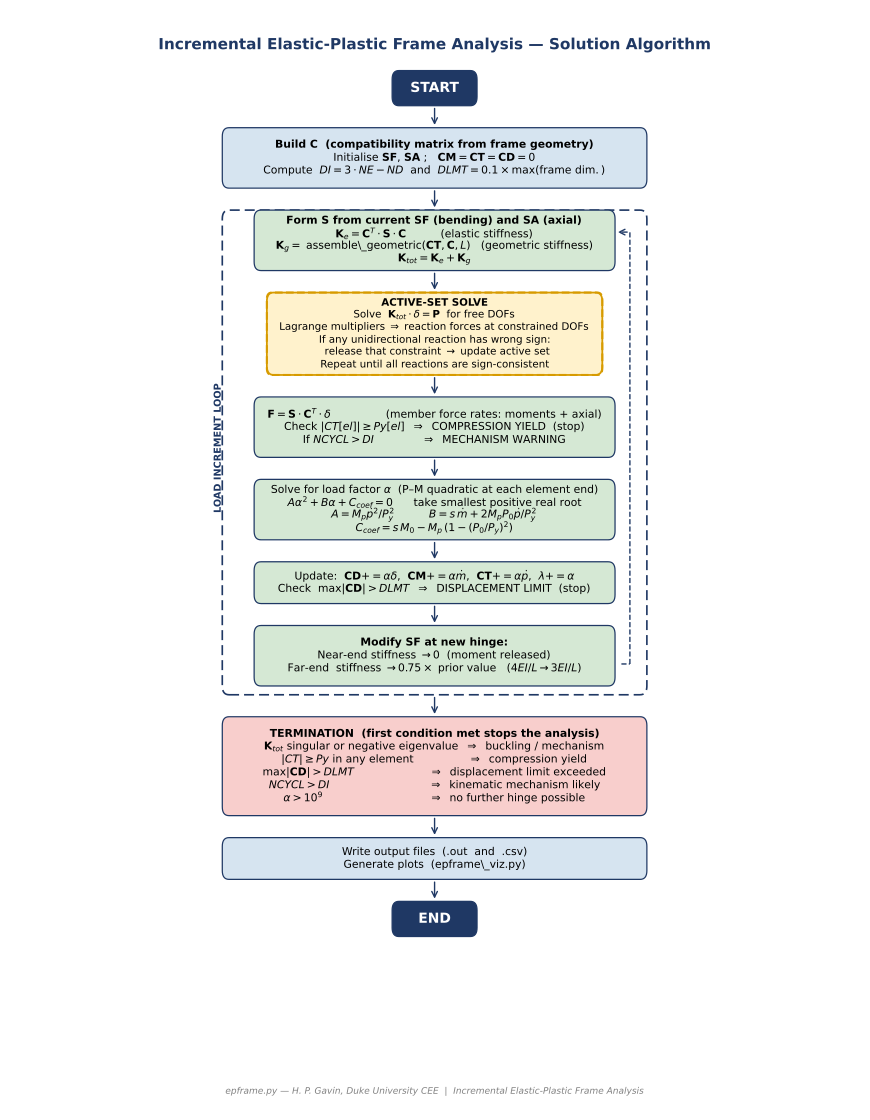

Here is the Python script that generated this plot:
#!/usr/bin/env python3
"""
epframe_flowchart.py
Two-page PDF:
  Page 1 — Solution flowchart
  Page 2 — Variable definitions table

Uses matplotlib mathtext ($...$) for all mathematical symbols —
no LaTeX installation required, no font encoding issues.

Layout constants are collected near the top of each page function
so they are easy to adjust.
"""

import matplotlib
matplotlib.use('Agg')
import matplotlib.pyplot as plt
import matplotlib.patches as mpatches
from matplotlib.patches import FancyBboxPatch, FancyArrowPatch
from matplotlib.backends.backend_pdf import PdfPages
import numpy as np

# ── shared colours ─────────────────────────────────────────────────────────────
C_INIT  = '#D6E4F0'   # light blue   – initialisation / output
C_LOOP  = '#D5E8D4'   # light green  – main loop boxes
C_SUB   = '#FFF2CC'   # yellow       – active-set sub-loop
C_TERM  = '#F8CECC'   # light red    – termination
C_HEAD  = '#1F3864'   # dark blue    – header / start / end / borders
C_WARN  = '#D79B00'   # amber        – sub-loop border
C_WHITE = 'white'
C_BLACK = 'black'

# ── helper: draw a box with wrapped centred text ──────────────────────────────
def box(ax, x, y, w, h, facecolor, lines, fontsize=8.0,
        bold_first=False, edgecolor=C_HEAD, lw=0.9, radius=0.008, zorder=3):
    """
    Draw a rounded rectangle at (x, y) with width w, height h (all in axes
    fraction units), containing multi-line centred text.
    (x, y) is the BOTTOM-LEFT corner.
    """
    patch = FancyBboxPatch((x, y), w, h,
                           boxstyle=f"round,pad=0,rounding_size={radius}",
                           facecolor=facecolor, edgecolor=edgecolor,
                           linewidth=lw, zorder=zorder,
                           transform=ax.transAxes, clip_on=False)
    ax.add_patch(patch)
    n = len(lines)
    for i, line in enumerate(lines):
        ty = y + h/2 + (n/2 - i - 0.5) * (fontsize + 1.5) / (ax.get_figure().get_figheight() * 72)
        weight = 'bold' if (bold_first and i == 0) else 'normal'
        ax.text(x + w/2, ty, line,
                ha='center', va='center', fontsize=fontsize,
                fontweight=weight, color=C_BLACK,
                transform=ax.transAxes, clip_on=False, zorder=zorder+1)

def arrow_v(ax, x, y_top, length, color=C_HEAD, lw=1.0):
    """Downward arrow in axes-fraction coords."""
    ax.annotate('', xy=(x, y_top - length), xytext=(x, y_top),
                xycoords='axes fraction', textcoords='axes fraction',
                arrowprops=dict(arrowstyle='->', color=color, lw=lw),
                zorder=5)

def bracket_loop(ax, x_right, y_bot, y_top, x_re_entry, color=C_HEAD):
    """Right-side loop-back bracket from y_bot back up to y_top."""
    # vertical line on right
    ax.plot([x_right, x_right], [y_bot, y_top],
            transform=ax.transAxes, color=color, lw=1.0, ls='--', zorder=2)
    # horizontal line at top back to entry
    ax.annotate('', xy=(x_re_entry, y_top), xytext=(x_right, y_top),
                xycoords='axes fraction', textcoords='axes fraction',
                arrowprops=dict(arrowstyle='->', color=color, lw=1.0,
                                linestyle='dashed'),
                zorder=5)
    # horizontal at bottom
    ax.plot([x_right - 0.01, x_right], [y_bot, y_bot],
            transform=ax.transAxes, color=color, lw=1.0, ls='--', zorder=2)

# ══════════════════════════════════════════════════════════════════════════════
# PAGE 1 — FLOWCHART
# ══════════════════════════════════════════════════════════════════════════════
def page_flowchart(pdf):
    fig = plt.figure(figsize=(8.5, 11))
    ax  = fig.add_axes([0, 0, 1, 1])   # full-page axes
    ax.set_xlim(0, 1); ax.set_ylim(0, 1)
    ax.axis('off')

    # ── layout constants (edit these to reposition / resize) ─────────────────
    LM   = 0.25   # left margin (axes fraction)
    RM   = 0.75   # right margin
    CX   = 0.50   # horizontal centre

    BW_FULL = RM - LM          # full-width box width  ≈ 0.86
    BW_LOOP = BW_FULL * 0.85   # inner loop box width  (−15 %)
    LM_LOOP = LM + (BW_FULL - BW_LOOP) / 2   # re-centred left edge

    BH_SM  = 0.032  # small  box height
    BH_STD = 0.038  # standard box height  (×1.15 vs original)
    BH_LG  = 0.055  # large  box height    (×1.15 vs original)
    BH_XL  = 0.075  # extra-large (active-set sub-loop)
    BH_TERM= 0.090  # termination block

    GAP  = 0.012   # vertical gap between boxes
    ARR  = 0.020   # arrow length

    FS_BOX = 7.8   # font size inside boxes
    FS_SUB = 7.4   # font size in sub-loop

    # ── title ─────────────────────────────────────────────────────────────────
    ax.text(CX, 0.975,
            'Incremental Elastic-Plastic Frame Analysis — Solution Algorithm',
            ha='center', va='top', fontsize=11, fontweight='bold',
            color=C_HEAD, transform=ax.transAxes)

    y = 0.945   # running y: TOP of next box to draw

    # ── START ─────────────────────────────────────────────────────────────────
    sw = 0.10
    bx_s = CX - sw/2
    box(ax, bx_s, y - BH_SM, sw, BH_SM, C_HEAD, ['START'],
        fontsize=10, bold_first=True, edgecolor=C_HEAD)
    ax.texts[-1].set_color(C_WHITE)
    y -= BH_SM + ARR
    arrow_v(ax, CX, y + ARR, ARR)

    # ── INITIALISATION ────────────────────────────────────────────────────────
    init_lines = [
        'Build $\\mathbf{C}$  (compatibility matrix from frame geometry)',
        'Initialise $\\mathbf{SF}$, $\\mathbf{SA}$ ;   '
        '$\\mathbf{CM} = \\mathbf{CT} = \\mathbf{CD} = 0$',
        'Compute  $DI = 3 \\cdot NE - ND$  and  '
        '$DLMT = 0.1 \\times \\max(\\mathrm{frame\\ dim.})$',
    ]
    box(ax, LM, y - BH_LG, BW_FULL, BH_LG, C_INIT, init_lines,
        fontsize=FS_BOX, bold_first=True)
    y -= BH_LG + ARR
    arrow_v(ax, CX, y + ARR, ARR)

    # ── outer loop dashed border (drawn first, behind everything) ─────────────
    loop_top = y

    # ── stiffness assembly ────────────────────────────────────────────────────
    stiff_lines = [
        'Form $\\mathbf{S}$ from current $\\mathbf{SF}$ (bending) and $\\mathbf{SA}$ (axial)',
        '$\\mathbf{K}_e = \\mathbf{C}^T \\cdot \\mathbf{S} \\cdot \\mathbf{C}$'
        '          (elastic stiffness)',
        '$\\mathbf{K}_g = $ assemble\\_geometric($\\mathbf{CT}, \\mathbf{C}, L$)'
        '   (geometric stiffness)',
        '$\\mathbf{K}_{tot} = \\mathbf{K}_e + \\mathbf{K}_g$',
    ]
    box(ax, LM_LOOP, y - BH_LG, BW_LOOP, BH_LG, C_LOOP, stiff_lines,
        fontsize=FS_BOX, bold_first=True)
    y -= BH_LG + ARR
    arrow_v(ax, CX, y + ARR, ARR)

    # ── active-set sub-loop ───────────────────────────────────────────────────
    sub_lines = [
        'ACTIVE-SET SOLVE',
        'Solve  $\\mathbf{K}_{tot} \\cdot \\delta = \\mathbf{P}$  for free DOFs',
        'Lagrange multipliers $\\Rightarrow$ reaction forces at constrained DOFs',
        'If any unidirectional reaction has wrong sign:',
        '  release that constraint $\\rightarrow$ update active set',
        'Repeat until all reactions are sign-consistent',
    ]
    sub_lm = LM_LOOP + 0.015
    sub_bw = BW_LOOP - 0.03
    box(ax, sub_lm, y - BH_XL, sub_bw, BH_XL, C_SUB, sub_lines,
        fontsize=FS_SUB, bold_first=True, edgecolor=C_WARN, lw=1.3)
    # dashed amber border overlay
    sub_patch = FancyBboxPatch((sub_lm, y - BH_XL), sub_bw, BH_XL,
                               boxstyle='round,pad=0,rounding_size=0.006',
                               facecolor='none', edgecolor=C_WARN,
                               linewidth=1.5, linestyle='--', zorder=6,
                               transform=ax.transAxes, clip_on=False)
    ax.add_patch(sub_patch)
    y -= BH_XL + ARR
    arrow_v(ax, CX, y + ARR, ARR)

    # ── forces + checks ───────────────────────────────────────────────────────
    fc_lines = [
        '$\\mathbf{F} = \\mathbf{S} \\cdot \\mathbf{C}^T \\cdot \\delta$'
        '                (member force rates: moments + axial)',
        'Check $|CT[el]| \\geq Py[el]$  $\\Rightarrow$  COMPRESSION YIELD  (stop)',
        'If $NCYCL > DI$              $\\Rightarrow$  MECHANISM WARNING',
    ]
    box(ax, LM_LOOP, y - BH_LG, BW_LOOP, BH_LG, C_LOOP, fc_lines,
        fontsize=FS_BOX)
    y -= BH_LG + ARR
    arrow_v(ax, CX, y + ARR, ARR)

    # ── P-M quadratic ─────────────────────────────────────────────────────────
    pm_lines = [
        'Solve for load factor $\\alpha$  (P–M quadratic at each element end)',
        '$A\\alpha^2 + B\\alpha + C_{coef} = 0$'
        '      take smallest positive real root',
        '$A = M_p \\dot{p}^2 / P_y^2$'
        '          $B = s\\,\\dot{m} + 2 M_p P_0 \\dot{p} / P_y^2$',
        '$C_{coef} = s\\,M_0 - M_p\\,(1 - (P_0/P_y)^2)$',
    ]
    box(ax, LM_LOOP, y - BH_LG, BW_LOOP, BH_LG, C_LOOP, pm_lines,
        fontsize=FS_BOX)
    y -= BH_LG + ARR
    arrow_v(ax, CX, y + ARR, ARR)

    # ── cumulative update ─────────────────────────────────────────────────────
    upd_lines = [
        'Update:  $\\mathbf{CD} {+}= \\alpha\\delta$,  '
        '$\\mathbf{CM} {+}= \\alpha\\dot{m}$,  '
        '$\\mathbf{CT} {+}= \\alpha\\dot{p}$,  '
        '$\\lambda {+}= \\alpha$',
        'Check  $\\max|\\mathbf{CD}| > DLMT$  $\\Rightarrow$  DISPLACEMENT LIMIT  (stop)',
    ]
    box(ax, LM_LOOP, y - BH_STD, BW_LOOP, BH_STD, C_LOOP, upd_lines,
        fontsize=FS_BOX)
    y -= BH_STD + ARR
    arrow_v(ax, CX, y + ARR, ARR)

    # ── hinge modification ────────────────────────────────────────────────────
    hinge_lines = [
        'Modify $\\mathbf{SF}$ at new hinge:',
        'Near-end stiffness $\\rightarrow 0$  (moment released)',
        'Far-end  stiffness $\\rightarrow 0.75 \\times$ prior value'
        '   ($4EI/L \\rightarrow 3EI/L$)',
    ]
    box(ax, LM_LOOP, y - BH_LG, BW_LOOP, BH_LG, C_LOOP, hinge_lines,
        fontsize=FS_BOX, bold_first=True)
    y -= BH_LG

    loop_bot = y   # bottom of loop region

    # draw outer loop dashed rectangle
    loop_rect = FancyBboxPatch((LM, loop_bot - 0.008),
                               BW_FULL, loop_top - loop_bot + 0.008,
                               boxstyle='round,pad=0,rounding_size=0.008',
                               facecolor='none', edgecolor=C_HEAD,
                               linewidth=1.2, linestyle=(0,(6,3)),
                               zorder=2, transform=ax.transAxes, clip_on=False)
    ax.add_patch(loop_rect)
    ax.text(LM - 0.005, (loop_top + loop_bot)/2,
            'LOAD INCREMENT LOOP',
            ha='center', va='center', fontsize=7, fontweight='bold',
            color=C_HEAD, rotation=90, transform=ax.transAxes)

    # loop-back arrow on right side
    bracket_loop(ax, RM - 0.02, loop_bot + 0.02, loop_top - 0.02,
                 CX + BW_LOOP/2, color=C_HEAD)

    y = loop_bot - 0.008 - ARR
    arrow_v(ax, CX, y + ARR, ARR)

    # ── termination ───────────────────────────────────────────────────────────
    term_lines = [
        'TERMINATION  (first condition met stops the analysis)',
        '$\\mathbf{K}_{tot}$ singular or negative eigenvalue'
        '  $\\Rightarrow$  buckling / mechanism',
        '$|CT| \\geq Py$ in any element'
        '                $\\Rightarrow$  compression yield',
        '$\\max|\\mathbf{CD}| > DLMT$'
        '                      $\\Rightarrow$  displacement limit exceeded',
        '$NCYCL > DI$'
        '                             $\\Rightarrow$  kinematic mechanism likely',
        '$\\alpha > 10^9$'
        '                               $\\Rightarrow$  no further hinge possible',
    ]
    box(ax, LM, y - BH_TERM, BW_FULL, BH_TERM, C_TERM, term_lines,
        fontsize=FS_BOX, bold_first=True)
    y -= BH_TERM + ARR
    arrow_v(ax, CX, y + ARR, ARR)

    # ── output ────────────────────────────────────────────────────────────────
    out_lines = [
        'Write output files  (.out  and  .csv)',
        'Generate plots  (epframe\\_viz.py)',
    ]
    box(ax, LM, y - BH_STD, BW_FULL, BH_STD, C_INIT, out_lines,
        fontsize=FS_BOX)
    y -= BH_STD + ARR
    arrow_v(ax, CX, y + ARR, ARR)

    # ── END ───────────────────────────────────────────────────────────────────
    ew = 0.10
    box(ax, CX - ew/2, y - BH_SM, ew, BH_SM, C_HEAD, ['END'],
        fontsize=10, bold_first=True, edgecolor=C_HEAD)
    ax.texts[-1].set_color(C_WHITE)

    # footer
    ax.text(CX, 0.012,
            'epframe.py — H. P. Gavin, Duke University CEE  |  '
            'Incremental Elastic-Plastic Frame Analysis',
            ha='center', va='bottom', fontsize=6.5,
            color='grey', transform=ax.transAxes, style='italic')

    pdf.savefig(fig, bbox_inches='tight')
    plt.close(fig)


# ══════════════════════════════════════════════════════════════════════════════
# PAGE 2 — VARIABLE DEFINITIONS TABLE
# ══════════════════════════════════════════════════════════════════════════════
def page_variables(pdf):
    fig = plt.figure(figsize=(8.5, 11))
    ax  = fig.add_axes([0, 0, 1, 1])
    ax.set_xlim(0, 1); ax.set_ylim(0, 1)
    ax.axis('off')

    # ── layout constants ──────────────────────────────────────────────────────
    LM      = 0.06    # left margin
    RM      = 0.94    # right margin
    TW      = RM - LM # total table width
    SYM_W   = 0.16    # symbol column width  (fraction of total width)
    DEF_W   = 1.0 - SYM_W   # definition column width (reduced 20 %)
    ROW_H   = 0.024   # row height
    FS      = 8.0     # font size
    HEAD_Y  = 0.945   # top of table

    # ── title ─────────────────────────────────────────────────────────────────
    ax.text(0.50, 0.975, 'Variable Definitions — Alphabetical',
            ha='center', va='top', fontsize=11, fontweight='bold',
            color=C_HEAD, transform=ax.transAxes)

    # ── table rows: (symbol_mathtext, definition_text) ───────────────────────
    rows = [
        # header
        ('Symbol', 'Definition'),
        # data
        (r'$\alpha$',
         r'Load factor increment to the next plastic hinge (scalar solved each step)'),
        (r'$A,\, B,\, C_{coef}$',
         r'Coefficients of the quadratic equation for $\alpha$ in P-M hinge detection'),
        (r'$\mathbf{C}$',
         r'Compatibility matrix — maps member deformations to structural DOF displacements'),
        (r'$\mathbf{CD}$',
         r'Cumulative nodal displacement vector (updated each increment)'),
        (r'$\mathbf{CM}$',
         r'Cumulative member end-moment vector (updated each increment)'),
        (r'$\mathbf{CT}$',
         r'Cumulative member axial tension force vector (updated each increment)'),
        (r'$\delta$',
         r'Nodal displacement rate vector — solution of $\mathbf{K}_{tot}\cdot\delta = \mathbf{P}$'),
        (r'$DI$',
         r'Degree of static indeterminacy $= 3\cdot NE - ND$'),
        (r'$DLMT$',
         r'Displacement limit $= 0.1 \times \max(\mathrm{frame\ dimension})$'),
        (r'$E$',
         r'Elastic modulus'),
        (r'$\mathbf{F}$',
         r'Member force rate vector (moments + axial) $= \mathbf{S}\cdot\mathbf{C}^T\cdot\delta$'),
        (r'$F_y$',
         r'Yield stress'),
        (r'$\mathbf{K}_e$',
         r'Global elastic stiffness matrix $= \mathbf{C}^T \cdot \mathbf{S} \cdot \mathbf{C}$'),
        (r'$\mathbf{K}_g$',
         r'Global geometric stiffness matrix (element $\tilde{G}$ matrices weighted by $\mathbf{CT}$)'),
        (r'$\mathbf{K}_{tot}$',
         r'Total stiffness matrix $= \mathbf{K}_e + \mathbf{K}_g$'),
        (r'$\lambda$',
         r'Cumulative load factor (sum of all $\alpha$ increments)'),
        (r'$L$',
         r'Element length'),
        (r'$M_0$',
         r'Cumulative moment at an element end at the start of the current increment'),
        (r'$\dot{m}$',
         r'Moment rate at an element end (from $\mathbf{F}$)'),
        (r'$M_p$',
         r'Plastic moment capacity $= Z \cdot F_y$'),
        (r'$M_u$',
         r'Reduced plastic moment under axial load $= M_p\,(1-(P/P_y)^2)$'),
        (r'$ND$',
         r'Number of free (unconstrained) structural degrees of freedom'),
        (r'$NE$',
         r'Number of frame elements'),
        (r'$\mathbf{P}$',
         r'Applied nodal load vector'),
        (r'$P_0$',
         r'Cumulative axial force in an element at the start of the current increment'),
        (r'$\dot{p}$',
         r'Axial force rate in an element (from $\mathbf{F}$)'),
        (r'$P_y$',
         r'Axial yield force $= A \cdot F_y$'),
        (r'$s$',
         r'Sign of $M_0$ (or of $\dot{m}$ when $M_0\approx 0$) — side of interaction surface'),
        (r'$\mathbf{S}$',
         r'Block-diagonal member stiffness matrix ($\mathbf{SF}$ bending + $\mathbf{SA}$ axial blocks)'),
        (r'$\mathbf{SA}$',
         r'Axial stiffness coefficients $= EA/L$ per element'),
        (r'$\mathbf{SF}$',
         r'Bending stiffness coefficients ($4EI/L$, $2EI/L$ terms; reduced at hinge locations)'),
        (r'$Z$',
         r'Plastic section modulus'),
    ]

    # ── draw header ───────────────────────────────────────────────────────────
    y = HEAD_Y
    # header background
    hdr = FancyBboxPatch((LM, y - ROW_H), TW, ROW_H,
                         boxstyle='square,pad=0',
                         facecolor=C_HEAD, edgecolor=C_HEAD,
                         zorder=3, transform=ax.transAxes, clip_on=False)
    ax.add_patch(hdr)
    ax.text(LM + TW * SYM_W / 2, y - ROW_H/2, rows[0][0],
            ha='center', va='center', fontsize=FS, fontweight='bold',
            color='white', transform=ax.transAxes, zorder=4)
    ax.text(LM + TW * SYM_W + TW * DEF_W / 2, y - ROW_H/2, rows[0][1],
            ha='center', va='center', fontsize=FS, fontweight='bold',
            color='white', transform=ax.transAxes, zorder=4)
    y -= ROW_H

    # ── draw data rows ────────────────────────────────────────────────────────
    for i, (sym, defn) in enumerate(rows[1:]):
        bg = C_INIT if i % 2 == 0 else 'white'
        row_patch = FancyBboxPatch((LM, y - ROW_H), TW, ROW_H,
                                   boxstyle='square,pad=0',
                                   facecolor=bg, edgecolor='#AAAAAA',
                                   linewidth=0.4, zorder=3,
                                   transform=ax.transAxes, clip_on=False)
        ax.add_patch(row_patch)

        # symbol (mathtext, centred in symbol column)
        ax.text(LM + TW * SYM_W / 2, y - ROW_H/2, sym,
                ha='center', va='center', fontsize=FS, color=C_BLACK,
                transform=ax.transAxes, zorder=4)

        # definition (mathtext, left-aligned in definition column)
        ax.text(LM + TW * SYM_W + 0.008, y - ROW_H/2, defn,
                ha='left', va='center', fontsize=FS - 0.3, color=C_BLACK,
                transform=ax.transAxes, zorder=4)

        y -= ROW_H

    # vertical divider between columns
    ax.plot([LM + TW * SYM_W, LM + TW * SYM_W],
            [y, HEAD_Y],
            transform=ax.transAxes, color='#888888', lw=0.5, zorder=5)

    # outer border
    outer = FancyBboxPatch((LM, y), TW, HEAD_Y - y,
                           boxstyle='square,pad=0',
                           facecolor='none', edgecolor=C_HEAD,
                           linewidth=1.0, zorder=6,
                           transform=ax.transAxes, clip_on=False)
    ax.add_patch(outer)

    # footer
    ax.text(0.50, 0.012,
            'epframe.py — H. P. Gavin, Duke University CEE',
            ha='center', va='bottom', fontsize=6.5,
            color='grey', transform=ax.transAxes, style='italic')

    pdf.savefig(fig, bbox_inches='tight')
    plt.close(fig)


# ── MAIN ──────────────────────────────────────────────────────────────────────
out_path = './epframe_flowchart.pdf'
with PdfPages(out_path) as pdf:
    page_flowchart(pdf)
    page_variables(pdf)

print(f'Written: {out_path}')
